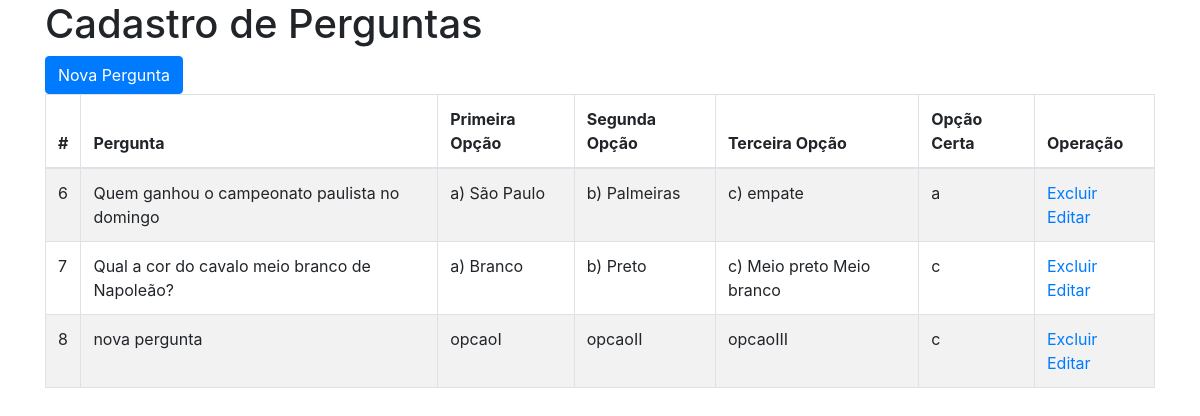
The app's page /listagem.php with its own data.
### tables this page shows
CREATE TABLE `questao` (
  `id` int(11) NOT NULL,
  `pergunta` varchar(100) NOT NULL,
  `opcao_a` varchar(100) NOT NULL,
  `opcao_b` varchar(100) NOT NULL,
  `opcao_c` varchar(100) NOT NULL,
  `resposta` char(1) NOT NULL
);

### funcao.php (called while the page is built, shortened)
<?php
  function obterConexao() {
    $conexao = mysqli_connect("localhost", "root", "", "quiz");
    mysqli_set_charset($conexao, 'utf8');
    return $conexao;
  }
  function obterQuestoes() {
    $conexao = obterConexao();
    $resultado = mysqli_query($conexao,
            "SELECT * FROM questao");
    $questoes = array();
    if ($resultado) {
      $questoes = mysqli_fetch_all($resultado,
          MYSQLI_ASSOC);
    }
    return $questoes;
  }
 ?>

### listagem.php (the view, shortened to what this page needs)
<?php
  include_once "funcao.php";
  $questoes = obterQuestoes();
 ?>
<!DOCTYPE html>
<html lang="en" dir="ltr">
  <head>
    <link rel="stylesheet" href="https://stackpath.bootstrapcdn.com/bootstrap/4.3.1/css/bootstrap.min.css">
  </head>
  <body>
    <div class="container">
      <h1>Cadastro de Perguntas</h1>
      <a class="btn btn-primary" href="formulario.php">Nova Pergunta</a>
      <table class="table table-bordered table-striped">
        <thead>
          <tr>
            <th scope="col">#</th>
            <th scope="col">Pergunta</th>
            <th scope="col">Primeira Opção</th>
            <th scope="col">Segunda Opção</th>
            <th scope="col">Terceira Opção</th>
            <th scope="col">Opção Certa</th>
            <th scope="col">Operação</th>
          </tr>
        </thead>
        <tbody>
          <?php
              foreach ($questoes as $questao) {
                echo "<tr>";
                echo "<td scope='col'>".$questao['id']."</td>";
                echo "<td scope='col'>".$questao['pergunta']."</td>";
                echo "<td scope='col'>".$questao['opcao_a']."</td>";
                echo "<td scope='col'>".$questao['opcao_b']."</td>";
                echo "<td scope='col'>".$questao['opcao_c']."</td>";
                echo "<td scope='col'>".$questao['resposta']."</td>";
                echo "<td scope='col'><a href='deletar.php?id=".$questao['id']."'>Excluir</a> <a href='editar.php?id=".$questao['id']."'>Editar</a></td>";
                echo "</tr>";
              }
           ?>
        </tbody>
      </table>
    </div>
  </body>
</html>

### records on screen
questao: id "6", pergunta "Quem ganhou o campeonato paulista no domingo", opcao_a "a) São Paulo", opcao_b "b) Palmeiras", opcao_c "c) empate", resposta "a"
questao: id "7", pergunta "Qual a cor do cavalo meio branco de Napoleão?", opcao_a "a) Branco", opcao_b "b) Preto", opcao_c "c) Meio preto Meio branco", resposta "c"
questao: id "8", pergunta "nova pergunta", opcao_a "opcaoI", opcao_b "opcaoII", opcao_c "opcaoIII", resposta "c"
